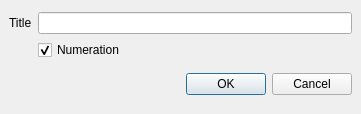
<ui version="4.0" >
 <class>StructDialog</class>
 <widget class="QDialog" name="StructDialog" >
  <property name="geometry" >
   <rect>
    <x>0</x>
    <y>0</y>
    <width>361</width>
    <height>114</height>
   </rect>
  </property>
  <property name="windowTitle" >
   <string>Structure</string>
  </property>
  <layout class="QGridLayout" >
   <property name="margin" >
    <number>9</number>
   </property>
   <property name="spacing" >
    <number>6</number>
   </property>
   <item row="0" column="0" >
    <layout class="QGridLayout" >
     <property name="margin" >
      <number>0</number>
     </property>
     <property name="spacing" >
      <number>6</number>
     </property>
     <item row="0" column="1" >
      <widget class="QLineEdit" name="TitlelineEdit" />
     </item>
     <item row="1" column="1" >
      <widget class="QCheckBox" name="checkBox" >
       <property name="text" >
        <string>Numeration</string>
       </property>
       <property name="checked" >
        <bool>true</bool>
       </property>
      </widget>
     </item>
     <item row="0" column="0" >
      <widget class="QLabel" name="label" >
       <property name="sizePolicy" >
        <sizepolicy>
         <hsizetype>1</hsizetype>
         <vsizetype>1</vsizetype>
         <horstretch>0</horstretch>
         <verstretch>0</verstretch>
        </sizepolicy>
       </property>
       <property name="text" >
        <string>Title</string>
       </property>
       <property name="buddy" >
        <cstring>TitlelineEdit</cstring>
       </property>
      </widget>
     </item>
    </layout>
   </item>
   <item row="1" column="0" >
    <layout class="QHBoxLayout" >
     <property name="margin" >
      <number>0</number>
     </property>
     <property name="spacing" >
      <number>6</number>
     </property>
     <item>
      <spacer>
       <property name="orientation" >
        <enum>Qt::Horizontal</enum>
       </property>
       <property name="sizeHint" >
        <size>
         <width>131</width>
         <height>31</height>
        </size>
       </property>
      </spacer>
     </item>
     <item>
      <widget class="QPushButton" name="okButton" >
       <property name="text" >
        <string>OK</string>
       </property>
      </widget>
     </item>
     <item>
      <widget class="QPushButton" name="cancelButton" >
       <property name="text" >
        <string>Cancel</string>
       </property>
      </widget>
     </item>
    </layout>
   </item>
  </layout>
 </widget>
 <tabstops>
  <tabstop>TitlelineEdit</tabstop>
  <tabstop>checkBox</tabstop>
  <tabstop>okButton</tabstop>
  <tabstop>cancelButton</tabstop>
 </tabstops>
 <resources/>
 <connections>
  <connection>
   <sender>okButton</sender>
   <signal>clicked()</signal>
   <receiver>StructDialog</receiver>
   <slot>accept()</slot>
   <hints>
    <hint type="sourcelabel" >
     <x>278</x>
     <y>253</y>
    </hint>
    <hint type="destinationlabel" >
     <x>96</x>
     <y>254</y>
    </hint>
   </hints>
  </connection>
  <connection>
   <sender>cancelButton</sender>
   <signal>clicked()</signal>
   <receiver>StructDialog</receiver>
   <slot>reject()</slot>
   <hints>
    <hint type="sourcelabel" >
     <x>369</x>
     <y>253</y>
    </hint>
    <hint type="destinationlabel" >
     <x>179</x>
     <y>282</y>
    </hint>
   </hints>
  </connection>
 </connections>
</ui>
